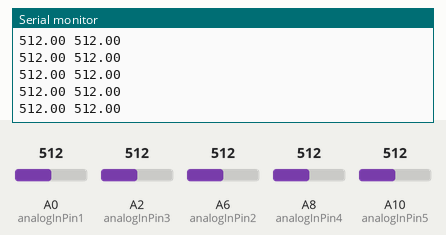
This sketch was run on a simulated Arduino Mega 2560, built with avr-gcc and run on an emulated ATmega2560. Parts: the last lines printed to the serial monitor. The inputs (shaded band) are chosen by the test bench; at power-on: A0 (analogInPin1) = 512, A6 (analogInPin2) = 512, A2 (analogInPin3) = 512, A8 (analogInPin4) = 512, A10 (analogInPin5) = 512.

Above: at 1.2 s.
1.3 s: A0 (analogInPin1) set to 716
At 2.2 s:
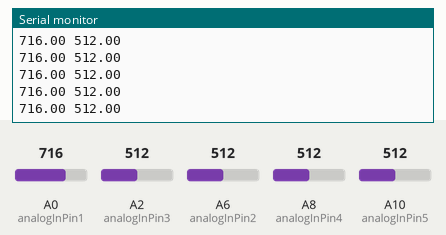
2.8 s: A6 (analogInPin2) set to 716
At 3.8 s:
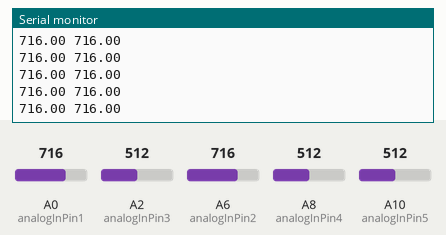
4.3 s: A0 (analogInPin1) set to 992
At 4.8 s:
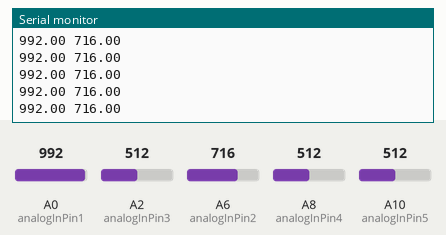
5.8 s: A6 (analogInPin2) set to 992
At 6.8 s:
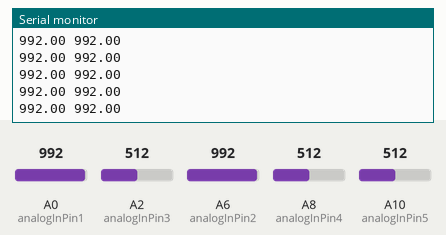
Timing chart, 0 to 8.3 s (numbered marks = the images above; inputs shaded):
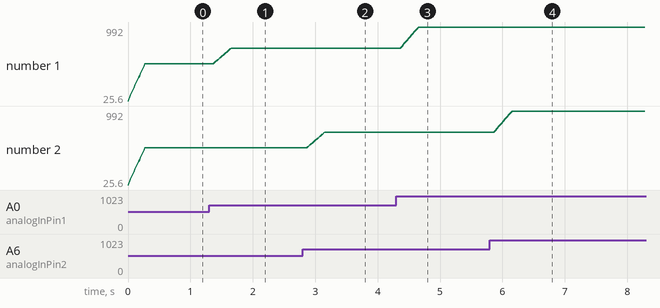

The sketch:

Infrared_with_filtering.ino
```cpp
#include "circular_buffer.h"

int analogInPin1 = A0;
int sensorValue1 = 0;
int analogInPin2 = A6;
int sensorValue2 = 0;
int analogInPin3 = A2;
int sensorValue3 = 0;
int analogInPin4 = A8;
int sensorValue4 = 0;
int analogInPin5 = A10;
int sensorValue5 = 0;
int analogInPin6 = A0;
int sensorValue6 = 0;

circBuffer sensor1;
circBuffer sensor2;
circBuffer sensor3;
circBuffer sensor4;
circBuffer sensor5;
circBuffer sensor6;


void setup() {
  Serial.begin(9600); // 9600 bps
  initCircBuff(&sensor1);
  initCircBuff(&sensor2);
  initCircBuff(&sensor3);
  initCircBuff(&sensor4);
  initCircBuff(&sensor5);
  initCircBuff(&sensor6);
}


void loop() {
  sensorValue1 = analogRead(analogInPin1);
  sensorValue2 = analogRead(analogInPin2);
  sensorValue3 = analogRead(analogInPin3);
  sensorValue4 = analogRead(analogInPin4);
  sensorValue5 = analogRead(analogInPin5);
  sensorValue6 = analogRead(analogInPin6);


  Serial.print(updateCircBuff(&sensor1, sensorValue1));
  Serial.print(" ");
  Serial.print(updateCircBuff(&sensor2, sensorValue2));
  Serial.print("\n");


  delay(2); // 2 ms ADC settling time


}
```

circular_buffer.cpp
```cpp
/***********************************************************************************
circBuffer.h

Developed by Sasha Cox, Dervla Braem & Daniel Page
************************************************************************************/


#include <Arduino.h>
#include "circular_buffer.h"


void initCircBuff(circBuffer *readings_obj) {
  for (int thisReading = 0; thisReading < numReadings; thisReading++) {   // initialize all the readings to 0:
    readings_obj->readings[thisReading] = 0;
  }
}


float updateCircBuff(circBuffer *readings_obj, float value) {
  readings_obj->total = readings_obj->total - readings_obj->readings[readings_obj->readIndex];
  readings_obj->readings[readings_obj->readIndex] = value;
  readings_obj->total = readings_obj->total + readings_obj->readings[readings_obj->readIndex];
  readings_obj->readIndex = readings_obj->readIndex + 1;

  if (readings_obj->readIndex >= numReadings) {
    readings_obj->readIndex = 0;
  }

  return readings_obj->total / numReadings;
}
```

circular_buffer.h
```cpp
/***********************************************************************************
circBuffer.h

Developed by Sasha Cox, Dervla Braem & Daniel Page
************************************************************************************/


#ifndef CIRCBUFFER_H_
#define CIRCBUFFER_H_

const int numReadings = 20;

typedef struct circBuffer_s circBuffer;
struct circBuffer_s {
    float readings[numReadings];      // the readings from the analog input
    int readIndex = 0;              // the index of the current reading
    float total = 0;                  // the running total
    float average = 0;                // the average
};


void initCircBuff(circBuffer *readings_obj);


float updateCircBuff(circBuffer *readings_obj, float value);


#endif /* CIRCBUFFER_H_ */
```

Measured:
- after the input at 1.3 s, the serial monitor: prints a new line after 0.08 s (image 1)
- after the input at 2.8 s, the serial monitor: prints a new line after 0.08 s (image 2)
- after the input at 4.3 s, the serial monitor: prints a new line after 0.08 s (image 3)
- after the input at 5.8 s, the serial monitor: prints a new line after 0.08 s (image 4)
- plotted number 1: 512 → 716 after the input at 1.3 s, 716 → 992 after the input at 4.3 s
